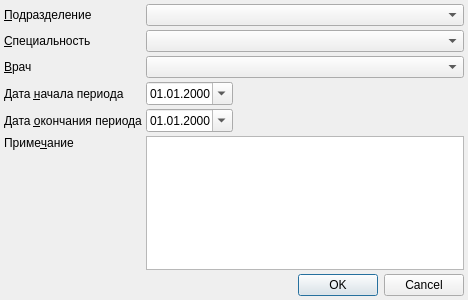
<?xml version="1.0" encoding="UTF-8"?>
<ui version="4.0">
 <class>RegistrySuspenedAppointmentDialog</class>
 <widget class="QDialog" name="RegistrySuspenedAppointmentDialog">
  <property name="geometry">
   <rect>
    <x>0</x>
    <y>0</y>
    <width>468</width>
    <height>300</height>
   </rect>
  </property>
  <property name="windowTitle">
   <string>Запись в Журнал отложенной записи</string>
  </property>
  <layout class="QGridLayout" name="gridLayout">
   <property name="margin">
    <number>4</number>
   </property>
   <property name="spacing">
    <number>4</number>
   </property>
   <item row="0" column="0">
    <widget class="QLabel" name="lblOrgStructure">
     <property name="text">
      <string>&amp;Подразделение</string>
     </property>
     <property name="buddy">
      <cstring>cmbOrgStructure</cstring>
     </property>
    </widget>
   </item>
   <item row="0" column="1" colspan="2">
    <widget class="COrgStructureComboBox" name="cmbOrgStructure"/>
   </item>
   <item row="2" column="1" colspan="2">
    <widget class="CPersonComboBoxEx" name="cmbPerson"/>
   </item>
   <item row="3" column="0">
    <widget class="QLabel" name="lblBegDate">
     <property name="text">
      <string>Дата &amp;начала периода</string>
     </property>
     <property name="buddy">
      <cstring>edtBegDate</cstring>
     </property>
    </widget>
   </item>
   <item row="3" column="1">
    <widget class="CDateEdit" name="edtBegDate">
     <property name="sizePolicy">
      <sizepolicy hsizetype="Maximum" vsizetype="Fixed">
       <horstretch>0</horstretch>
       <verstretch>0</verstretch>
      </sizepolicy>
     </property>
     <property name="displayFormat">
      <string>dd.MM.yyyy</string>
     </property>
     <property name="calendarPopup">
      <bool>true</bool>
     </property>
    </widget>
   </item>
   <item row="5" column="0">
    <widget class="QLabel" name="lblNote">
     <property name="text">
      <string>Приме&amp;чание</string>
     </property>
     <property name="buddy">
      <cstring>edtNote</cstring>
     </property>
    </widget>
   </item>
   <item row="3" column="2">
    <spacer name="spacer">
     <property name="orientation">
      <enum>Qt::Horizontal</enum>
     </property>
     <property name="sizeHint" stdset="0">
      <size>
       <width>215</width>
       <height>20</height>
      </size>
     </property>
    </spacer>
   </item>
   <item row="4" column="0">
    <widget class="QLabel" name="lblEndDate">
     <property name="text">
      <string>Дата &amp;окончания периода</string>
     </property>
     <property name="buddy">
      <cstring>edtEndDate</cstring>
     </property>
    </widget>
   </item>
   <item row="4" column="1">
    <widget class="CDateEdit" name="edtEndDate">
     <property name="sizePolicy">
      <sizepolicy hsizetype="Maximum" vsizetype="Fixed">
       <horstretch>0</horstretch>
       <verstretch>0</verstretch>
      </sizepolicy>
     </property>
     <property name="displayFormat">
      <string>dd.MM.yyyy</string>
     </property>
     <property name="calendarPopup">
      <bool>true</bool>
     </property>
    </widget>
   </item>
   <item row="4" column="2">
    <spacer name="spacer_2">
     <property name="orientation">
      <enum>Qt::Horizontal</enum>
     </property>
     <property name="sizeHint" stdset="0">
      <size>
       <width>215</width>
       <height>20</height>
      </size>
     </property>
    </spacer>
   </item>
   <item row="7" column="0" colspan="3">
    <widget class="QDialogButtonBox" name="buttonBox">
     <property name="orientation">
      <enum>Qt::Horizontal</enum>
     </property>
     <property name="standardButtons">
      <set>QDialogButtonBox::Cancel|QDialogButtonBox::Ok</set>
     </property>
    </widget>
   </item>
   <item row="1" column="0">
    <widget class="QLabel" name="lblSpeciality">
     <property name="text">
      <string>&amp;Специальность</string>
     </property>
     <property name="buddy">
      <cstring>cmbSpeciality</cstring>
     </property>
    </widget>
   </item>
   <item row="1" column="1" colspan="2">
    <widget class="CRBComboBox" name="cmbSpeciality"/>
   </item>
   <item row="2" column="0">
    <widget class="QLabel" name="lblPerson">
     <property name="text">
      <string>&amp;Врач</string>
     </property>
     <property name="buddy">
      <cstring>cmbPerson</cstring>
     </property>
    </widget>
   </item>
   <item row="6" column="0">
    <spacer name="verticalSpacer">
     <property name="orientation">
      <enum>Qt::Vertical</enum>
     </property>
     <property name="sizeHint" stdset="0">
      <size>
       <width>20</width>
       <height>40</height>
      </size>
     </property>
    </spacer>
   </item>
   <item row="5" column="1" rowspan="2" colspan="2">
    <widget class="QTextEdit" name="edtNote"/>
   </item>
  </layout>
 </widget>
 <customwidgets>
  <customwidget>
   <class>CRBComboBox</class>
   <extends>QComboBox</extends>
   <header>library/crbcombobox.h</header>
  </customwidget>
  <customwidget>
   <class>COrgStructureComboBox</class>
   <extends>QComboBox</extends>
   <header>Orgs/OrgStructComboBoxes.h</header>
  </customwidget>
  <customwidget>
   <class>CPersonComboBoxEx</class>
   <extends>QComboBox</extends>
   <header>Orgs/PersonComboBoxEx.h</header>
  </customwidget>
  <customwidget>
   <class>CDateEdit</class>
   <extends>QDateEdit</extends>
   <header>library/DateEdit</header>
  </customwidget>
 </customwidgets>
 <resources/>
 <connections>
  <connection>
   <sender>buttonBox</sender>
   <signal>accepted()</signal>
   <receiver>RegistrySuspenedAppointmentDialog</receiver>
   <slot>accept()</slot>
   <hints>
    <hint type="sourcelabel">
     <x>252</x>
     <y>295</y>
    </hint>
    <hint type="destinationlabel">
     <x>157</x>
     <y>274</y>
    </hint>
   </hints>
  </connection>
  <connection>
   <sender>buttonBox</sender>
   <signal>rejected()</signal>
   <receiver>RegistrySuspenedAppointmentDialog</receiver>
   <slot>reject()</slot>
   <hints>
    <hint type="sourcelabel">
     <x>320</x>
     <y>295</y>
    </hint>
    <hint type="destinationlabel">
     <x>286</x>
     <y>274</y>
    </hint>
   </hints>
  </connection>
 </connections>
</ui>
